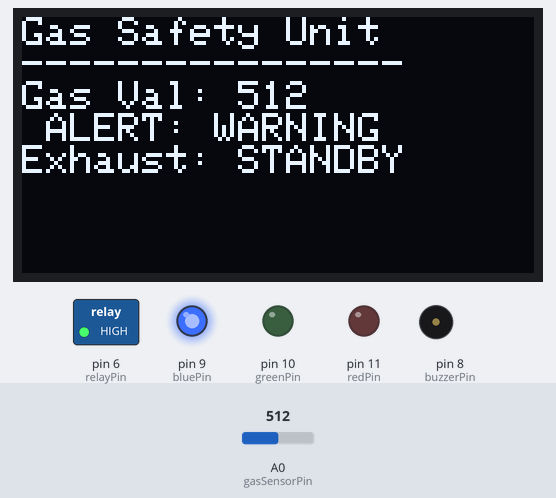
A sketch run on a simulated Arduino Uno, built with avr-gcc and run on an emulated ATmega328P. Shown: 128×64 one-colour display, switched loads named in the sketch (green lamp = pin HIGH), output pins drawn as LEDs (lit = HIGH), buzzer (waves = sounding). The inputs (shaded band) are chosen by the test bench; at power-on: A0 (gasSensorPin) = 512.

Above: at 3.6 s.
3.7 s: A0 (gasSensorPin) set to 590
At 5.24 s:
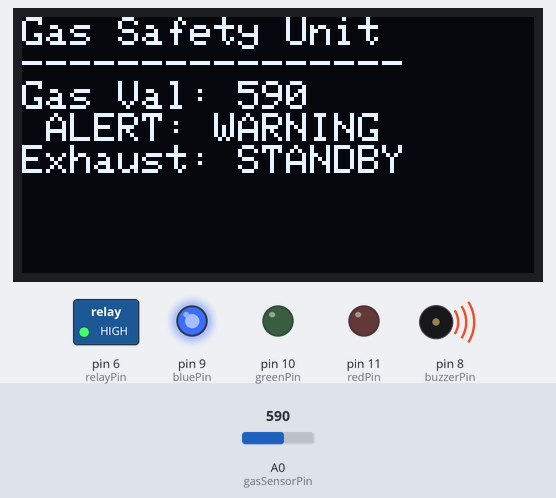
6.6 s: A0 (gasSensorPin) set to 613
At 8.0 s:
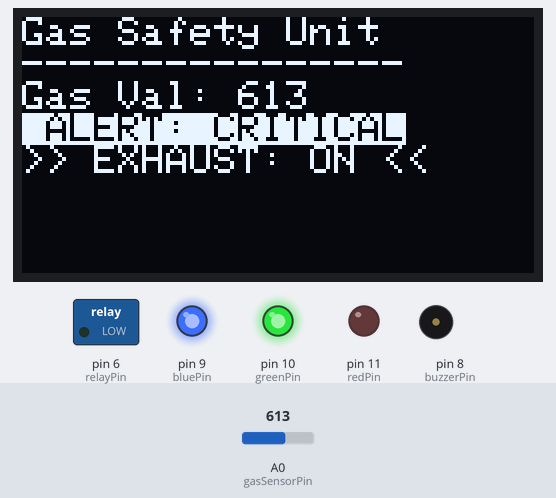
9.3 s: A0 (gasSensorPin) set to 340
At 10.3 s:
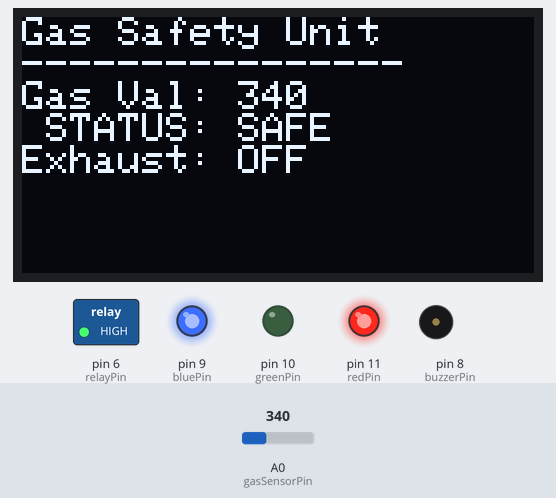
11.4 s: A0 (gasSensorPin) set to 361
At 12.4 s:
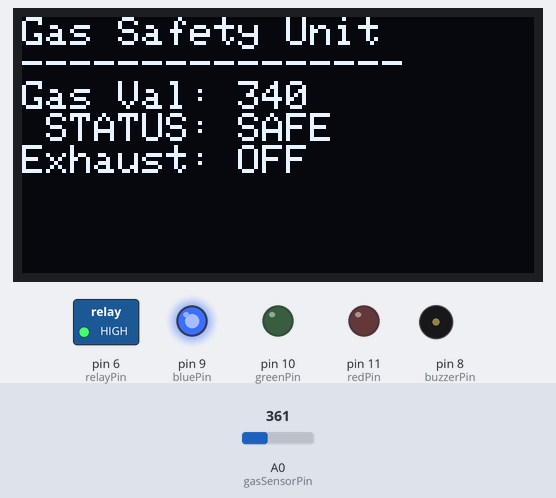
13.2 s: A0 (gasSensorPin) set to 306
At 14.0 s:
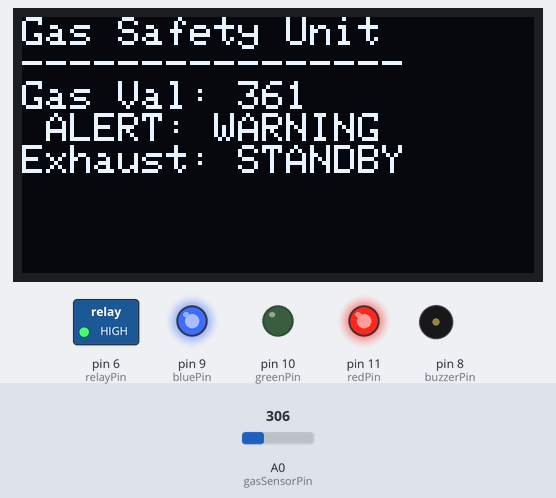
15.6 s: A0 (gasSensorPin) set to 610
At 16.08 s:
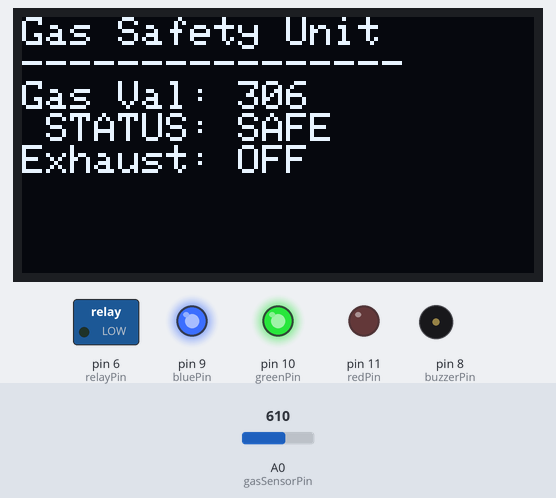
Timing chart, 0 to 18.4 s (numbered marks = the images above; inputs shaded):
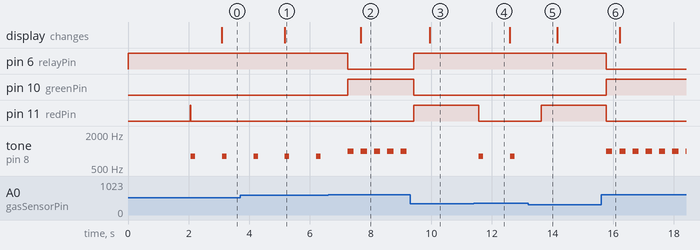

Measured:
- the behaviour switches between 599 and 600 on A0 (gasSensorPin) (found by bisection; images 1 and 2)
- the behaviour switches between 349 and 350 on A0 (gasSensorPin) (found by bisection; images 3 and 4)
- after the input at 3.7 s, the display: changes after 1.5 s (image 1)
- after the input at 6.6 s, pin 6 (relayPin): HIGH → LOW after 0.64 s; pin 10 (greenPin): LOW → HIGH after 0.65 s; tone on pin 8 (buzzerPin): alternates 1000 Hz for 0.20 s and silent for 0.24 s, starting after 0.65 s; the display: changes after 1.1 s (image 2)
- after the input at 9.3 s, pin 6 (relayPin): LOW → HIGH after 0.12 s; pin 10 (greenPin): HIGH → LOW after 0.13 s; pin 11 (redPin): LOW → HIGH after 0.13 s; tone on pin 8 (buzzerPin): stops changing and stays silent; the display: changes after 0.65 s (image 3)
- after the input at 11.4 s, pin 11 (redPin): HIGH → LOW after 0.16 s; tone on pin 8 (buzzerPin): alternates 800 Hz for 0.15 s and silent for 0.88 s, starting after 0.16 s
- after the input at 13.2 s, pin 11 (redPin): LOW → HIGH after 0.43 s; tone on pin 8 (buzzerPin): stops changing and stays silent
- after the input at 15.6 s, pin 6 (relayPin), pin 11 (redPin): HIGH → LOW after 0.17 s; pin 10 (greenPin): LOW → HIGH after 0.17 s; tone on pin 8 (buzzerPin): alternates 1000 Hz for 0.20 s and silent for 0.24 s, starting after 0.17 s

The sketch:

sketch.ino
```cpp
#include <Wire.h>
#include <Adafruit_GFX.h>
#include <Adafruit_SSD1306.h>

// OLED Configuration
#define SCREEN_WIDTH 128
#define SCREEN_HEIGHT 64
#define OLED_RESET     -1
Adafruit_SSD1306 display(SCREEN_WIDTH, SCREEN_HEIGHT, &Wire, OLED_RESET);

const int gasSensorPin = A0;
const int buzzerPin = 8;
const int redPin = 11;
const int greenPin = 10;
const int bluePin = 9;
const int relayPin = 6;    // NEW: Relay Control Pin

const int SAFE_LIMIT = 350;
const int WARNING_LIMIT = 600;

int gasValue = 0;

void setup() {
  Serial.begin(9600);

  pinMode(gasSensorPin, INPUT);
  pinMode(buzzerPin, OUTPUT);
  pinMode(redPin, OUTPUT);
  pinMode(greenPin, OUTPUT);
  pinMode(bluePin, OUTPUT);
  pinMode(relayPin, OUTPUT); // NEW: Set Relay as output

  // Start with Relay OFF (Active LOW usually means LOW = ON, but let's assume HIGH = OFF)
  digitalWrite(relayPin, HIGH);

  // Initialize OLED
  if(!display.begin(SSD1306_SWITCHCAPVCC, 0x3C)) {
    Serial.println(F("SSD1306 allocation failed"));
    for(;;);
  }

  display.clearDisplay();
  display.setTextSize(1);
  display.setTextColor(WHITE);
  display.setCursor(0,0);
  display.println("Sys Initialize...");
  display.println("Exhaust: OFF");
  display.display();
  delay(2000);

  setColor(0, 255, 0);
  digitalWrite(buzzerPin, LOW);
}

void loop() {
  gasValue = analogRead(gasSensorPin);

  display.clearDisplay();
  display.setCursor(0,0);

  // Header
  display.setTextSize(1);
  display.println("Gas Safety Unit");
  display.println("----------------");
  display.print("Gas Val: ");
  display.print(gasValue);
  display.println("   ");

  if (gasValue >= WARNING_LIMIT) {
    // --- DANGER: ACTIVATE SAFETY SYSTEMS ---

    display.setTextColor(BLACK, WHITE);
    display.println(" ALERT: CRITICAL");
    display.setTextColor(WHITE);

    // SAFETY ACTION: Turn Relay ON (Active LOW logic used here)
    digitalWrite(relayPin, LOW);
    display.println(">> EXHAUST: ON <<"); // Fan is spinning

    setColor(255, 0, 0);

    // Alarm
    tone(buzzerPin, 1000);
    delay(200);
    noTone(buzzerPin);
    delay(200);

  } else if (gasValue >= SAFE_LIMIT) {
    // --- WARNING ---

    display.println(" ALERT: WARNING");

    // Keep Exhaust OFF to save power (or ON if you prefer constant ventilation)
    digitalWrite(relayPin, HIGH);
    display.println("Exhaust: STANDBY");

    setColor(255, 255, 0);

    tone(buzzerPin, 800);
    delay(150);
    noTone(buzzerPin);
    delay(850);

  } else {
    // --- SAFE ---

    display.println(" STATUS: SAFE");

    // SAFETY ACTION: Turn Relay OFF
    digitalWrite(relayPin, HIGH);
    display.println("Exhaust: OFF");

    setColor(0, 255, 0);

    digitalWrite(buzzerPin, LOW);
    delay(500);
  }

  display.display();
}

void setColor(int redValue, int greenValue, int blueValue) {
  analogWrite(redPin, 255 - redValue);
  analogWrite(greenPin, 255 - greenValue);
  analogWrite(bluePin, 255 - blueValue);
}
```
